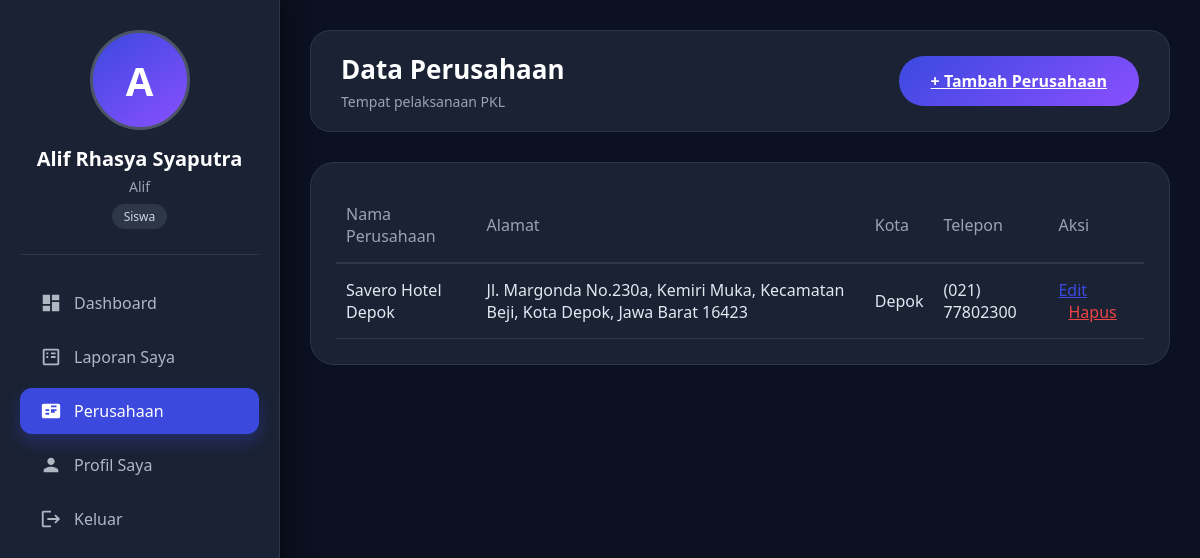
Screenshot of /perusahaan.php (signed in) with the database file from the repository.
### tables this page shows
CREATE TABLE `perusahaan` (
  `id` int(11) NOT NULL,
  `nama_perusahaan` varchar(200) NOT NULL,
  `alamat` text DEFAULT NULL,
  `kota` varchar(100) DEFAULT NULL,
  `telepon` varchar(20) DEFAULT NULL
);

### perusahaan.php (the view, shortened to what this page needs)
<?php
require 'koneksi.php';
$perusahaan = mysqli_query($conn, "SELECT * FROM perusahaan ORDER BY id DESC");
?>
<div class="top-bar">
    <div class="page-title"><h2>Data Perusahaan</h2><p>Tempat pelaksanaan PKL</p></div>
    <a href="tambah_perusahaan.php" class="btn-primary">+ Tambah Perusahaan</a>
</div>
<div class="card">
    <table>
        <tr><th>Nama Perusahaan</th><th>Alamat</th><th>Kota</th><th>Telepon</th><th>Aksi</th></tr>
        <?php while($row=mysqli_fetch_assoc($perusahaan)): ?>
        <tr>
            <td><?php echo $row['nama_perusahaan']; ?></td>
            <td><?php echo $row['alamat']; ?></td>
            <td><?php echo $row['kota']; ?></td>
            <td><?php echo $row['telepon']; ?></td>
            <td>
                <a href="edit_perusahaan.php?id=<?php echo $row['id']; ?>" style="color:#3b49df;">Edit</a>
                <a href="hapus_perusahaan.php?id=<?php echo $row['id']; ?>" onclick="return confirm('Yakin hapus?')" style="color:#ef4444; margin-left:10px;">Hapus</a>
            </td>
        </tr>
        <?php endwhile; ?>
    </table>
</div>
<?php
include 'layout.php';
?>

### layout.php (style rules this page uses)
* { margin: 0; padding: 0; box-sizing: border-box; font-family: 'Segoe UI', system-ui, sans-serif; }
body { background: #0b1120; display: flex; color: #e2e8f0; }
.top-bar { background: #1a2234; border-radius: 20px; padding: 20px 30px; margin-bottom: 30px; display: flex; justify-content: space-between; align-items: center; border: 1px solid #2d3748; }
.page-title h2 { font-size: 26px; color: white; margin-bottom: 5px; }
.page-title p { color: #9ca3af; font-size: 14px; }
.card { background: #1a2234; border-radius: 24px; padding: 25px; margin-bottom: 30px; border: 1px solid #2d3748; }
.btn-primary { background: linear-gradient(145deg, #3b49df, #8a4fff); border: none; padding: 14px 32px; border-radius: 40px; color: white; font-weight: 600; cursor: pointer; transition: 0.3s; display: inline-flex; align-items: center; gap: 8px; font-size: 16px; }
table { width: 100%; border-collapse: collapse; }
th { text-align: left; padding: 15px 10px; color: #9ca3af; font-weight: 500; border-bottom: 2px solid #2d3748; }
td { padding: 15px 10px; border-bottom: 1px solid #2d3748; }

### rows the page displays
perusahaan: nama_perusahaan "Savero Hotel Depok", alamat "Jl. Margonda No.230a, Kemiri Muka, Kecamatan Beji, Kota Depok, Jawa Barat 16423", kota "Depok", telepon "(021) 77802300"

### other values shown
substr($_SESSION['nama']??'U',0,1) "A"
$_SESSION['nama'] "Alif Rhasya Syaputra"
$_SESSION['username'] "Alif"
$_SESSION['role'] "Siswa"
